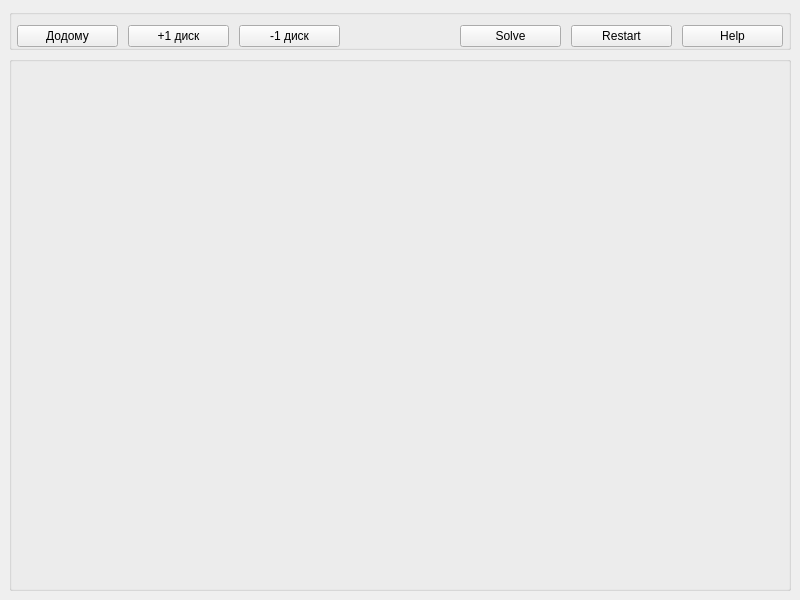
<?xml version="1.0" encoding="UTF-8"?>
<ui version="4.0">
 <class>TowerOfHanoi</class>
 <widget class="QMainWindow" name="TowerOfHanoi">
  <property name="geometry">
   <rect>
    <x>0</x>
    <y>0</y>
    <width>800</width>
    <height>600</height>
   </rect>
  </property>
  <property name="sizePolicy">
   <sizepolicy hsizetype="Fixed" vsizetype="Fixed">
    <horstretch>0</horstretch>
    <verstretch>0</verstretch>
   </sizepolicy>
  </property>
  <property name="windowTitle">
   <string>TowerOfHanoi</string>
  </property>
  <widget class="QWidget" name="centralwidget">
   <layout class="QGridLayout" name="gridLayout">
    <item row="1" column="0">
     <widget class="QGroupBox" name="towersBox">
      <property name="title">
       <string/>
      </property>
      <layout class="QHBoxLayout" name="horizontalLayout">
       <property name="spacing">
        <number>0</number>
       </property>
       <property name="leftMargin">
        <number>0</number>
       </property>
       <property name="topMargin">
        <number>0</number>
       </property>
       <property name="rightMargin">
        <number>0</number>
       </property>
       <property name="bottomMargin">
        <number>0</number>
       </property>
       <item>
        <widget class="QPushButton" name="pushButtonTower1">
         <property name="sizePolicy">
          <sizepolicy hsizetype="Minimum" vsizetype="Expanding">
           <horstretch>0</horstretch>
           <verstretch>0</verstretch>
          </sizepolicy>
         </property>
         <property name="styleSheet">
          <string notr="true"/>
         </property>
         <property name="text">
          <string/>
         </property>
         <property name="flat">
          <bool>true</bool>
         </property>
        </widget>
       </item>
       <item>
        <widget class="QPushButton" name="pushButtonTower2">
         <property name="sizePolicy">
          <sizepolicy hsizetype="Minimum" vsizetype="Expanding">
           <horstretch>0</horstretch>
           <verstretch>0</verstretch>
          </sizepolicy>
         </property>
         <property name="text">
          <string/>
         </property>
         <property name="flat">
          <bool>true</bool>
         </property>
        </widget>
       </item>
       <item>
        <widget class="QPushButton" name="pushButtonTower3">
         <property name="sizePolicy">
          <sizepolicy hsizetype="Minimum" vsizetype="Expanding">
           <horstretch>0</horstretch>
           <verstretch>0</verstretch>
          </sizepolicy>
         </property>
         <property name="text">
          <string/>
         </property>
         <property name="flat">
          <bool>true</bool>
         </property>
        </widget>
       </item>
      </layout>
     </widget>
    </item>
    <item row="0" column="0">
     <widget class="QGroupBox" name="groupMenu">
      <property name="title">
       <string/>
      </property>
      <layout class="QHBoxLayout" name="horizontalLayout_2">
       <property name="spacing">
        <number>10</number>
       </property>
       <property name="leftMargin">
        <number>5</number>
       </property>
       <property name="topMargin">
        <number>10</number>
       </property>
       <property name="rightMargin">
        <number>5</number>
       </property>
       <property name="bottomMargin">
        <number>0</number>
       </property>
       <item>
        <widget class="QPushButton" name="homeButton">
         <property name="text">
          <string>Додому</string>
         </property>
        </widget>
       </item>
       <item>
        <widget class="QPushButton" name="increaseButton">
         <property name="text">
          <string>+1 диск</string>
         </property>
        </widget>
       </item>
       <item>
        <widget class="QPushButton" name="decreaseButton">
         <property name="text">
          <string>-1 диск</string>
         </property>
        </widget>
       </item>
       <item>
        <widget class="QLabel" name="moveCountLabel">
         <property name="text">
          <string/>
         </property>
         <property name="alignment">
          <set>Qt::AlignCenter</set>
         </property>
        </widget>
       </item>
       <item>
        <widget class="QPushButton" name="buttonSolve">
         <property name="text">
          <string>Solve</string>
         </property>
        </widget>
       </item>
       <item>
        <widget class="QPushButton" name="buttonRestart">
         <property name="text">
          <string>Restart</string>
         </property>
        </widget>
       </item>
       <item>
        <widget class="QPushButton" name="HelpButton">
         <property name="text">
          <string>Help</string>
         </property>
        </widget>
       </item>
      </layout>
     </widget>
    </item>
   </layout>
  </widget>
 </widget>
 <resources/>
 <connections/>
</ui>
